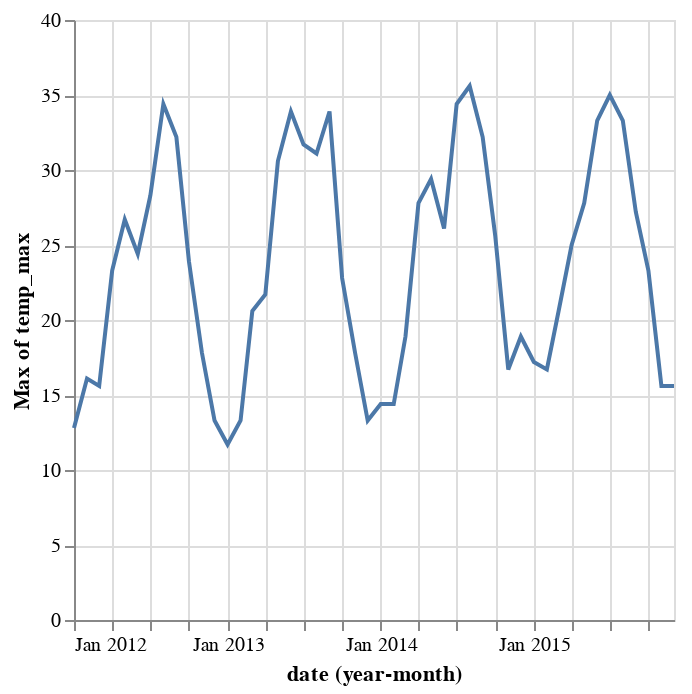

This figure's notebook cell:
### Markdown cell above
This chart shows that in Seattle the precipitation in the winter is, on average, much higher than summer (an unsurprising observation to those who live there!). By changing the mapping of encoding channels to data features, you can begin to explore the relationships within the data.

When looking at precipitation and temperature, we might want to aggregate by year and month (yearmonth) rather than just month. This allows us to see seasonal trends, with daily variation smoothed out. We might also wish to see the maximum and minimum temperature in each month:

### Code cell
alt.Chart(df).mark_line().encode(
    x='yearmonth(date):T',
    y='max(temp_max)',
)

### Figure 1 — Vega-Lite specification as saved in the notebook (floating-point values rounded to 4 significant figures; data arrays with more than 128 entries replaced by an {"elided": "..."} marker saying what was removed)
{"config": {"view": {"continuousWidth": 300, "continuousHeight": 300}}, "data": {"name": "data-830c39fec90146253fb06a06c26374ef"}, "mark": {"type": "line"}, "encoding": {"x": {"field": "date", "timeUnit": "yearmonth", "type": "temporal"}, "y": {"aggregate": "max", "field": "temp_max", "type": "quantitative"}}, "$schema": "https://vega.github.io/schema/vega-lite/v5.8.0.json", "datasets": {"data-830c39fec90146253fb06a06c26374ef": {"elided": "1461 records"}}}
